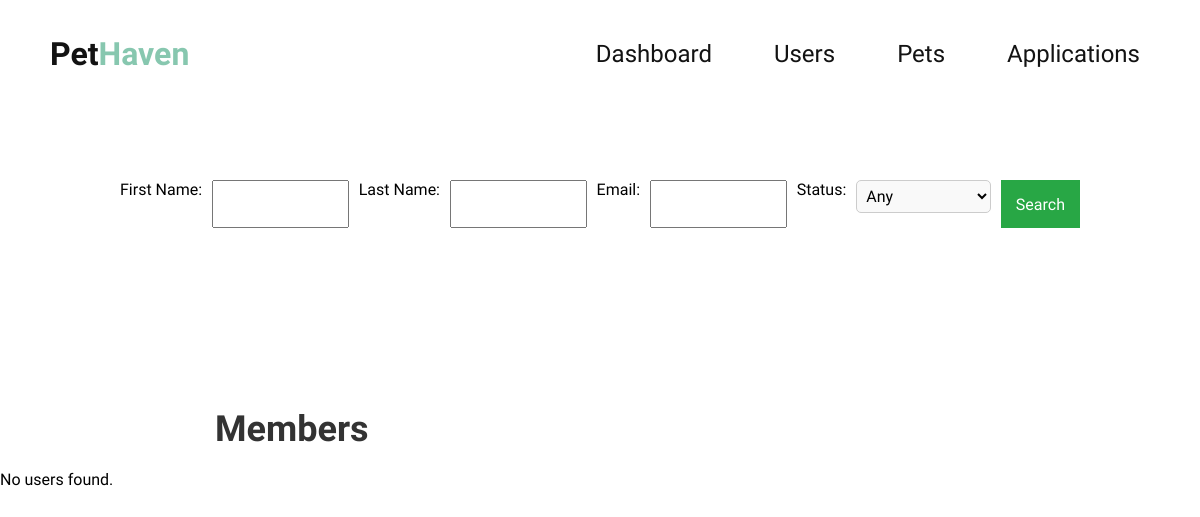
Before: /HTML_PHP/manage_user.php with the older database file.
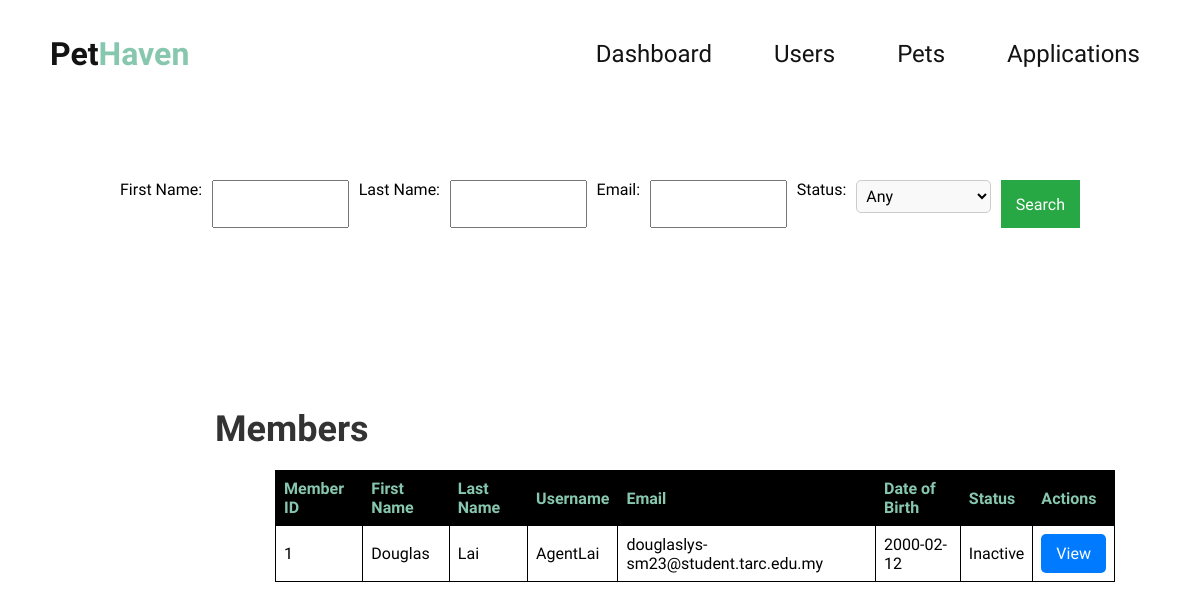
After: the same page with the newer database file.
### tables this page shows
CREATE TABLE Member (
    MemberID INT AUTO_INCREMENT PRIMARY KEY,
    Username VARCHAR(50) NOT NULL,
    FirstName VARCHAR(50) NOT NULL,
    LastName VARCHAR(50) NOT NULL,
    DOB DATE,
    Email VARCHAR(100) UNIQUE NOT NULL,
    Password VARCHAR(255) NOT NULL,
    Status ENUM('Active','Inactive','Blacklisted') NOT NULL DEFAULT 'Inactive'
);

### HTML_PHP/manage_user.php (the view, shortened to what this page needs)
<!DOCTYPE html>
<html lang="en">
<head>
    <link rel="stylesheet" href="../JSAndCSS/style.css" />
    <link rel="stylesheet" href="https://cdnjs.cloudflare.com/ajax/libs/scrollReveal.js/2.0.0/scrollReveal.js">
    <link rel="stylesheet"
        href="https://cdnjs.cloudflare.com/ajax/libs/font-awesome/6.5.2/css/all.min.css"
 />
</head>
  <div class="user-search-container">
    <form method="GET" action="">
        <label for="firstName">First Name:</label>
        <input type="text" name="firstName" id="petName" value="<?= isset($_GET['firstName']) ? htmlspecialchars($_GET['firstName']) : '' ?>">
        <label for="lastName">Last Name:</label>
        <input type="text" name="lastName" id="lastName" value="<?= isset($_GET['lastName']) ? htmlspecialchars($_GET['lastName']) : '' ?>">
        <label for="email">Email:</label>
        <input type="email" name="email" id="email" value="<?= isset($_GET['email']) ? htmlspecialchars($_GET['email']) : '' ?>">
        <label for="status">Status:</label>
        <select name="status" id="status">
            <option value="">Any</option>
        </select>
        <button type="submit">Search</button>
    </form>
</div>
<body>
    <nav>
        <a href="index.html" class="brand">
            <h1>Pet<b class="accent">Haven</b></h1>
        </a>
        <div class="menu">
            <a href="admin.php">Dashboard</a>
            <a href="manage_user.php">Users</a>
            <a href="manage_pet.php">Pets</a>
            <a href="applications.php">Applications</a>
        </div>
    </nav>
<div class="member-list-container">
<?php
include("config.php");
$searchQuery = "SELECT * FROM Member";
$user_result = $conn->query($searchQuery);
echo "<div class='members-title'><h1>Members</h1></div>";
if ($user_result->num_rows > 0) {
    echo "
    <table class='members-table'>
        <thead>
            <tr>
                <th>Member ID</th>
                <th>First Name</th>
                <th>Last Name</th>
                <th>Username</th>
                <th>Email</th>
                <th>Date of Birth</th>
                <th>Status</th>
                <th>Actions</th>
            </tr>
        </thead>
        <tbody>";
    while ($row = $user_result->fetch_assoc()) {
        $memberID = $row['MemberID'];
        echo "
        <tr>
            <td>" . htmlspecialchars($row['MemberID']) . "</td>
            <td>" . htmlspecialchars($row['FirstName']) . "</td>
            <td>" . htmlspecialchars($row['LastName']) . "</td>
            <td>" . htmlspecialchars($row['Username']) . "</td>
            <td>" . htmlspecialchars($row['Email']) . "</td>
            <td>" . htmlspecialchars($row['DOB']) . "</td>
            <td>" . htmlspecialchars($row['Status']) . "</td>
            <td>
                <button class='btn-primary' onclick='openViewModal($memberID)'>View</button>
            </td>
        </tr>";
    }
    echo "</tbody></table>";
} else {
    echo "<p>No users found.</p>";
}
?>
</div>
</body>
</html>

### JSAndCSS/style.css (style rules this page uses)
a:link { text-decoration: none; }
* { margin: 0; padding: 0; box-sizing: border-box; font-family: "Nunito Sans", sans-serif; }
:root { --accent: #87c7af; --black: #131313; }
body { min-height: 100vh; }
nav { z-index: 999; position: fixed; top: 0; left: 0; width: 100%; display: flex; justify-content: space-between; align-items: center; color: var(--black); background-color: white; padding: 30px 50px; transition: all 0.4s ease-out; filter: drop-shadow(5px 5px 10px transparent); }
.brand { text-decoration: none; transition: all ease-in-out 0.3s; color: var(--black); }
.brand h1 { font-size: 32px; font-weight: 900; }
.accent { color: var(--accent) }
.menu { display: flex; justify-content: center; align-items: center; gap: 42px; }
.menu a { display: inline-block; position: relative; color: var(--black); text-decoration: none; font-size: 24px; font-weight: 400; border-radius: 32px; background-color: white; padding: 10px; transition: all 0.2s ease-out; }
select { width: 100%; padding: 10px; border: 1px solid #ccc; border-radius: 5px; background-color: #f9f9f9; font-size: 16px; box-sizing: border-box; margin-bottom: 15px; }
select option { padding: 10px; }
.btn-primary { background-color: #87c7af; border: none; padding: 10px 20px; border-radius: 5px; color: white; font-size: 16px; cursor: pointer; }
.member-list-container { flex-grow: 1; }
.members-title h1 { font-size: 36px; font-family: "Nunito Sans", serif; margin-left: 215px; margin-top: 140px; margin-bottom: 20px; color: #333; }
table { width: 100%; border-collapse: collapse; margin-top: 20px; }
table thead { background-color: black; color: var(--accent); }
table th, table td { padding: 12px; border: 1px solid #ddd; text-align: left; }
.btn-primary { background-color: #007bff; color: white; border: none; padding: 10px 15px; border-radius: 5px; cursor: pointer; }
.members-table { width: 70%; border-collapse: collapse; margin-top: 20px; margin-left: 275px; }
.members-table th, .members-table td { border: 1px solid black; padding: 8px; text-align: left; }
.members-table th { background-color: black; color: var(--accent); }
.user-search-container { margin: 180px auto; width: 80%; }
.user-search-container form { display: flex; justify-content: center; flex-wrap: wrap; gap: 10px; }
.user-search-container label { display: block; margin-bottom: 5px; }
.user-search-container input, .user-search-container select { padding: 5px; font-size: 1rem; flex: 1; min-width: 120px; }
.user-search-container button { padding: 8px 15px; font-size: 1rem; background-color: #28a745; color: white; border: none; cursor: pointer; }

Changed rows visible on the page:
added member: MemberID "1", FirstName "Douglas", LastName "Lai", Username "AgentLai", Email "douglaslys-sm23@student.tarc.edu.my", DOB "2000-02-12", Status "Inactive"
Other visible differences:
text no longer shown: "No users found."
text now shown: "Member ID First Name Last Name Username Email Date of Birth Status Actions"
